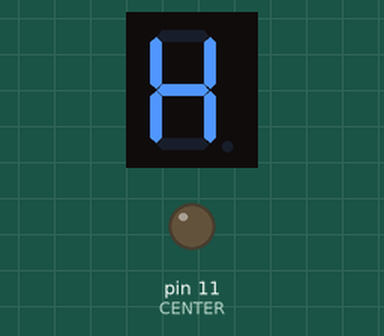
A sketch run on a simulated Arduino Uno, built with avr-gcc and run on an emulated ATmega328P. Parts: 1-digit seven-segment display, output pins drawn as LEDs (lit = HIGH). Wiring (inferred from the names in the program): 1-digit 7-segment display, segments lit when LOW: segments pin 10, pin 9, pin 8, pin 7, pin 6, pin 5, pin 4. Dashed ring = blinking. The segment pins are drawn as the display they are named for; pins used as bus, display or sensor lines are not drawn. At 5.1 s the program stops and its outputs stay as they are.

Above: at 0.52 s.
At 1.72 s:
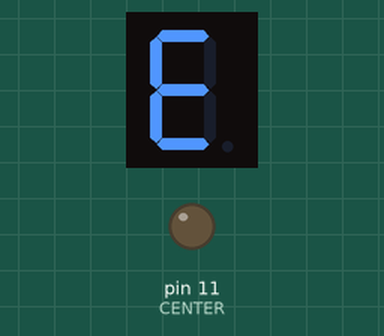
At 2.92 s:
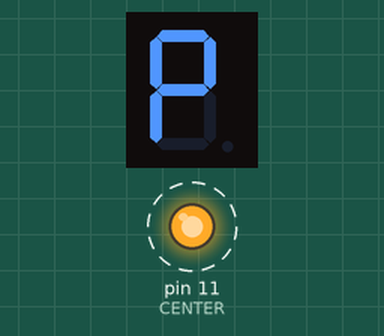
At 5.0 s:
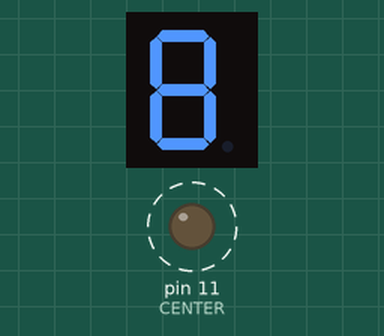
Timing chart, 0 to 6.5 s (numbered marks = the images above):
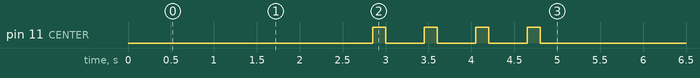

The sketch:

Display-Cycles.ino
```cpp
/*
    ARDUINO 7-Segment Display Sample Code for Arduino UNO R3
    @ Kehiio - Github
*/

 /* Global variables - where each segment (denoted by letters) is connected
    to the board. NOTE: comment shows the letter name of each pin according to
    the pinout image provided.
 */
const int CENTER    = 11; // g
const int TOP_LEFT  = 10; // f
const int TOP_MID   = 9;  // a
const int TOP_RIGHT = 8;  // b
const int BOT_LEFT  = 7;  // e
const int BOT_MID   = 6;  // d
const int BOT_RIGHT = 5;  // c
const int DP        = 4;  // dp

/* cycle() : Activates each segment then deactivates each segment for testing purposes.*/
void cycle(){
  digitalWrite(TOP_MID, HIGH);
  delay(500);
  digitalWrite(TOP_RIGHT, HIGH);
  delay(500);
  digitalWrite(BOT_RIGHT, HIGH);
  delay(500);
  digitalWrite(BOT_MID, HIGH);
  delay(500);
  digitalWrite(BOT_LEFT, HIGH);
  delay(500);
  digitalWrite(TOP_LEFT, HIGH);
  delay(500);
  digitalWrite(CENTER, HIGH);
  delay(500);
  digitalWrite(DP, HIGH);
  delay(500);

  digitalWrite(TOP_MID, LOW);
  delay(500);
  digitalWrite(TOP_RIGHT, LOW);
  delay(500);
  digitalWrite(BOT_RIGHT, LOW);
  delay(500);
  digitalWrite(BOT_MID, LOW);
  delay(500);
  digitalWrite(BOT_LEFT, LOW);
  delay(500);
  digitalWrite(TOP_LEFT, LOW);
  delay(500);
  digitalWrite(CENTER, LOW);
  delay(500);
  digitalWrite(DP, LOW);
  delay(500);

}

/* clockwise_loading_sequence(): Shows a clockwise rotation with two adjacent segments turning on at a time.
   mimics the loading animation for webpages.
   VARIABLES:
    IN - int LOADING_DELAY - delay between segments turning on and off (in milliseconds) */
void clockwise_loading_sequence(const int LOADING_DELAY){
  digitalWrite(TOP_MID, LOW);
  digitalWrite(TOP_RIGHT, HIGH);
  digitalWrite(BOT_RIGHT, HIGH);

 delay(LOADING_DELAY);
  digitalWrite(BOT_MID, HIGH);
  digitalWrite(TOP_RIGHT, LOW);

  delay(LOADING_DELAY);
  digitalWrite(BOT_RIGHT, LOW);
  digitalWrite(BOT_LEFT, HIGH);

  delay(LOADING_DELAY);
  digitalWrite(BOT_MID, LOW);
  digitalWrite(TOP_LEFT, HIGH);

  delay(LOADING_DELAY);
  digitalWrite(BOT_LEFT, LOW);
  digitalWrite(TOP_MID, HIGH);

  delay(LOADING_DELAY);
  digitalWrite(TOP_RIGHT, HIGH);
  digitalWrite(TOP_LEFT, LOW);

  delay(LOADING_DELAY);
  digitalWrite(TOP_MID, LOW);
  digitalWrite(TOP_RIGHT, LOW);

}

/* diagonal_wave(): Shows a 3 frame "wave" going fom top left to bottom right of display.
   VARIABLES:
    IN - int WAVE_DELAY - delay between segments turning on and off (in milliseconds) */
void diagonal_wave(const int WAVE_DELAY){

  // Frame 1 - Top left segments
  digitalWrite(TOP_MID, HIGH);
  digitalWrite(TOP_LEFT, HIGH);

  // Frame 2 - Middle segment
  delay(WAVE_DELAY);
  digitalWrite(TOP_MID, LOW);
  digitalWrite(TOP_LEFT, LOW);
  digitalWrite(TOP_RIGHT, HIGH);
  digitalWrite(CENTER, HIGH);
  digitalWrite(BOT_LEFT, HIGH);

  // Frame 3 - Bottom right segments
  delay(WAVE_DELAY);
  digitalWrite(TOP_RIGHT, LOW);
  digitalWrite(CENTER, LOW);
  digitalWrite(BOT_LEFT, LOW);
  digitalWrite(BOT_MID, HIGH);
  digitalWrite(BOT_RIGHT, HIGH);

  // Turn off remaining segments of display, adds extra delay for loop
  delay(WAVE_DELAY);
  digitalWrite(BOT_MID, LOW);
  digitalWrite(BOT_RIGHT, LOW);
  delay(WAVE_DELAY);
}

void setup() {
  // set all pins to output mode
  pinMode(CENTER, OUTPUT);
  pinMode(TOP_LEFT, OUTPUT);
  pinMode(TOP_MID, OUTPUT);
  pinMode(TOP_RIGHT, OUTPUT);
  pinMode(BOT_LEFT, OUTPUT);
  pinMode(BOT_MID, OUTPUT);
  pinMode(BOT_RIGHT, OUTPUT);
  pinMode(DP, OUTPUT);

}

void loop() {
  clockwise_loading_sequence(150);
  clockwise_loading_sequence(150);
  clockwise_loading_sequence(150);

  diagonal_wave(150);
  diagonal_wave(150);
  diagonal_wave(150);
  diagonal_wave(150);

  exit(0);
}
```

Measured:
- by itself, pin 11 (CENTER): LOW → HIGH at 2.9 s, → LOW 0.15 s later, → HIGH 0.45 s later, → LOW 0.15 s later, … (8 changes in this stretch)
